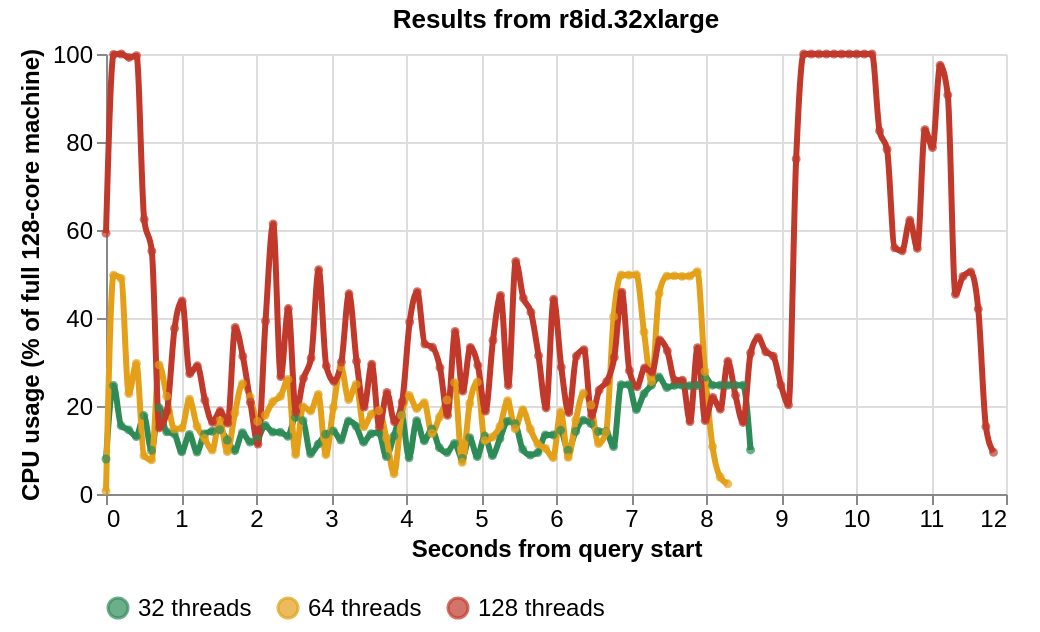

This figure's Vega-Lite source:
### Vega-Lite specification from a JSON file in a GitHub repository (floating-point values rounded to 4 significant figures; data arrays with more than 128 entries replaced by an {"elided": "..."} marker saying what was removed)
{"$schema": "https://vega.github.io/schema/vega-lite/v5.json", "description": "CPU usage over time for the group/order query against a DuckDB table on local SSD.", "width": 450, "height": 220, "padding": {"left": 8, "right": 16, "top": 4, "bottom": 4}, "config": {"view": {"stroke": null}, "axis": {"labelFontSize": 12, "titleFontSize": 12}, "legend": {"orient": "bottom", "direction": "horizontal", "titleFontSize": 12, "labelFontSize": 12, "title": "DuckDB threads"}}, "data": {"values": {"elided": "287 records"}}, "encoding": {"x": {"field": "seconds_from_start", "type": "quantitative", "title": "Seconds from query start"}, "y": {"field": "cpu_usage_percent", "type": "quantitative", "title": "CPU usage (% of full 128-core machine)", "scale": {"domain": [0, 100]}}, "color": {"field": "series_label", "type": "nominal", "scale": {"domain": ["32 threads", "64 threads", "128 threads"], "range": ["#2E8B57", "#E3A018", "#C0392B"]}}, "tooltip": [{"field": "series_label", "type": "nominal", "title": "Threads"}, {"field": "seconds_from_start", "type": "quantitative", "title": "Seconds from start", "format": ".3f"}, {"field": "cpu_usage_percent", "type": "quantitative", "title": "CPU usage %", "format": ".3f"}, {"field": "cpu_total_percent", "type": "quantitative", "title": "Aggregate CPU %", "format": ".1f"}, {"field": "query_seconds", "type": "quantitative", "title": "Total query runtime (s)", "format": ".3f"}]}, "layer": [{"mark": {"type": "line", "strokeWidth": 3, "interpolate": "monotone"}}, {"mark": {"type": "point", "filled": true, "size": 20}}], "title": "Results from r8id.32xlarge"}
